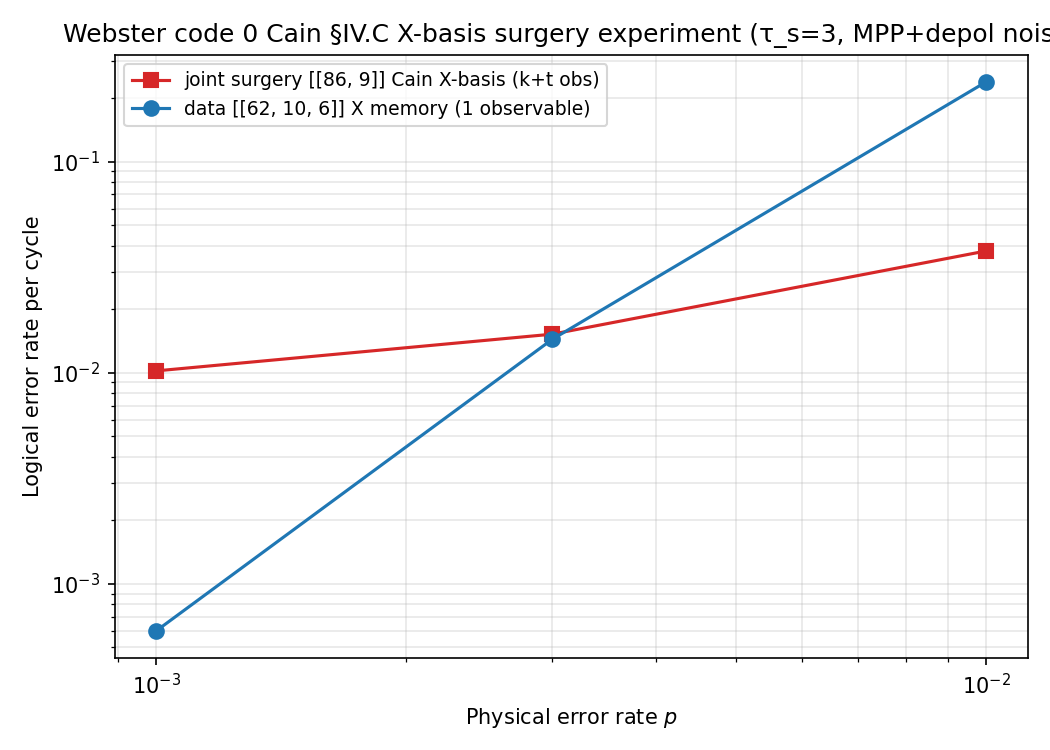

Write Python code to recreate this figure.
"""Full Cain et al. (arXiv:2503.10390) §IV.C surgery experiment for Webster code 0.

X-basis experiment:
  - Data qubits Q: init |+⟩ (RX), measure X (MX)
  - Ancilla qubits Q' (κ + bridge): init |0⟩ (RZ), measure Z (MZ)
  - Run τ_s rounds of merged-code stabilizer measurement (via MPP)
  - k + t logical observables:
      * k observables = final M_X parities on supp(X̄_i) for each data X-logical
      * t observables = "target operators" = first-cycle parities of merged-code
        X-checks (chi rows + U_B path stabs). For our t=1 surgery, this is
        XOR of all first-round chi^(1) + chi^(2) + U_B X-stab outcomes,
        which by Cross §3.6 formula equals the X̄_1 X̄_2 eigenvalue.

Detectors:
  - First round X-stabs that touch ONLY data qubits: +1 deterministic given
    |+⟩^n_data init → 1-rec detector.
  - All other first-round X-stabs (chi, U_B): outcomes are random (ancilla |0⟩
    is not X-eigenstate) → NO first-round detector.
  - Round 2..R X-stabs: 2-rec detector comparing to previous round.
  - First round Z-stabs: random outcomes (|+⟩^n_data is not Z-eigenstate),
    no detector. Round 2+ Z-stabs: 2-rec comparison.

Noise model: per-gate depolarizing applied via DepolarizingNoiseModel(p).
"""

from __future__ import annotations

import argparse
import os
import time
from pathlib import Path

import matplotlib.pyplot as plt
import numpy as np
import sinter
import stim

from qldpc import circuits, codes, decoders
from qldpc.codes.surgery import (
    _build_bridge_via_skiptree,
    _build_generalised_bicycle_code,
    _stitch_gadgets_with_bridge,
    boost_gadget_cheeger_combinatorial,
    build_layered_surgery_code,
    load_webster_seed_set,
)
from qldpc.objects import Pauli


def _seed_to_vec(seed: dict, l: int) -> np.ndarray:
    v = np.zeros(2 * l, dtype=np.int_)
    for i in seed["L_support"]:
        v[i] = 1
    for i in seed["R_support"]:
        v[l + i] = 1
    return v


def build_webster_setup() -> tuple[codes.CSSCode, codes.CSSCode, np.ndarray, np.ndarray, int]:
    """Build Webster code 0 + joint surgery code. Returns
    (data_code, joint_code, op1, op2, n_data).
    """
    data = load_webster_seed_set(0)
    data_code = _build_generalised_bicycle_code(
        l=data["l"], A_set=data["A"], B_set=data["B"]
    )
    x_seeds = [s for s in data["seeds"] if s["pauli_type"] == "X"]
    op1 = _seed_to_vec(x_seeds[0], data["l"])
    op2 = _seed_to_vec(x_seeds[1], data["l"])
    m1, l1 = build_layered_surgery_code(
        data_code, op1, num_layers=1, validate_logical_op=False
    )
    m2, l2 = build_layered_surgery_code(
        data_code, op2, num_layers=1, validate_logical_op=False
    )
    m1b, l1b, _ = boost_gadget_cheeger_combinatorial(
        m1, l1, target_h=1.0, max_extra_qubits=10, seed=42
    )
    m2b, l2b, _ = boost_gadget_cheeger_combinatorial(
        m2, l2, target_h=1.0, max_extra_qubits=10, seed=42
    )
    bridge = _build_bridge_via_skiptree(l1b, l2b)
    joint, _ = _stitch_gadgets_with_bridge(
        data_code, m1b, l1b, m2b, l2b, bridge, pauli_type=Pauli.X
    )
    return data_code, joint, op1, op2, data_code.num_qubits


def _build_mpp_targets(stab_row: np.ndarray, basis: str) -> list[stim.GateTarget]:
    """Build Stim MPP targets for a stabilizer row in given basis."""
    targets = []
    nonzero = np.flatnonzero(stab_row)
    for k, q in enumerate(nonzero):
        if basis == "X":
            targets.append(stim.target_x(int(q)))
        else:
            targets.append(stim.target_z(int(q)))
        if k < len(nonzero) - 1:
            targets.append(stim.target_combiner())
    return targets


def build_cain_x_basis_circuit(
    joint_code: codes.CSSCode,
    data_code: codes.CSSCode,
    n_data: int,
    num_rounds: int,
    noise_p: float,
) -> stim.Circuit:
    """Build full Cain X-basis surgery experiment circuit.

    Layout:
      - Qubits 0..n_data-1 = data (RX init, MX final)
      - Qubits n_data..n_total-1 = ancilla κ + bridge (RZ init, MZ final)

    Stabilizer measurements via MPP gates (noiseless extraction). Noise
    is injected via `DEPOLARIZE1(p)` on every qubit between rounds (idle
    noise), plus `Z_ERROR(p)` after RX/RZ and before MX/MZ (init/measure
    flip noise).
    """
    n_total = joint_code.num_qubits
    n_anc = n_total - n_data

    HX = np.asarray(joint_code.matrix_x).astype(np.int_)
    HZ = np.asarray(joint_code.matrix_z).astype(np.int_)

    # Identify which X-stabs are "pure data" (no ancilla support).
    # These have deterministic +1 outcome under |+⟩^n_data init.
    x_pure_data_mask = ~np.any(HX[:, n_data:] != 0, axis=1)

    # Target operator extraction: per Cross §3.6 formula α* = (0 on
    # data X-stabs, 1 on chi rows + U_B). For our joint code, the chi
    # rows are HX rows with X support on ancilla but NOT on bridge-only.
    # Simplest: target = XOR of ALL non-pure-data X-stabs = XOR of HX
    # rows that touch ancilla or bridge.
    # By Cross §3.6 formula, this XOR equals X̄_1 X̄_2 eigenvalue of data.
    x_target_mask = ~x_pure_data_mask

    data_qubits = list(range(n_data))
    anc_qubits = list(range(n_data, n_total))

    circ = stim.Circuit()

    # Initialization: data in |+⟩, ancilla in |0⟩.
    circ.append("RX", data_qubits)
    if anc_qubits:
        circ.append("RZ", anc_qubits)
    # Init noise (Z error on |+⟩ = bit flip in X basis; X error on |0⟩ = bit flip in Z basis).
    if noise_p > 0:
        circ.append("Z_ERROR", data_qubits, noise_p)
        if anc_qubits:
            circ.append("X_ERROR", anc_qubits, noise_p)

    # Track measurement record indices for stabs across rounds.
    x_stab_records: list[list[int]] = []  # [round][stab_idx]
    z_stab_records: list[list[int]] = []

    for round_idx in range(num_rounds):
        # Idle noise before stab measurements (one round of decoherence).
        if noise_p > 0:
            circ.append("DEPOLARIZE1", list(range(n_total)), noise_p)

        # Measure X-stabs.
        cur_x = []
        for stab_idx, stab in enumerate(HX):
            targets = _build_mpp_targets(stab, "X")
            if not targets:
                continue
            circ.append("MPP", targets)
            cur_x.append(circ.num_measurements - 1)
        x_stab_records.append(cur_x)

        # Measure Z-stabs.
        cur_z = []
        for stab in HZ:
            targets = _build_mpp_targets(stab, "Z")
            if not targets:
                continue
            circ.append("MPP", targets)
            cur_z.append(circ.num_measurements - 1)
        z_stab_records.append(cur_z)

        # Detectors.
        if round_idx == 0:
            # First round: only pure-data X-stabs have deterministic
            # +1 outcome under |+⟩^n_data init.
            for stab_idx, rec_idx in enumerate(cur_x):
                if x_pure_data_mask[stab_idx]:
                    offset = rec_idx - circ.num_measurements
                    circ.append(
                        "DETECTOR",
                        [stim.target_rec(offset)],
                    )
        else:
            # Subsequent rounds: compare each X-stab and Z-stab to prev.
            prev_x = x_stab_records[round_idx - 1]
            for cur_rec, prev_rec in zip(cur_x, prev_x):
                off_cur = cur_rec - circ.num_measurements
                off_prev = prev_rec - circ.num_measurements
                circ.append(
                    "DETECTOR",
                    [stim.target_rec(off_cur), stim.target_rec(off_prev)],
                )
            prev_z = z_stab_records[round_idx - 1]
            for cur_rec, prev_rec in zip(cur_z, prev_z):
                off_cur = cur_rec - circ.num_measurements
                off_prev = prev_rec - circ.num_measurements
                circ.append(
                    "DETECTOR",
                    [stim.target_rec(off_cur), stim.target_rec(off_prev)],
                )

    # Final measurements: data in X, ancilla in Z.
    # Measurement noise: flip with prob p.
    if noise_p > 0:
        circ.append("Z_ERROR", data_qubits, noise_p)
        if anc_qubits:
            circ.append("X_ERROR", anc_qubits, noise_p)
    data_mx_record_base = circ.num_measurements
    circ.append("MX", data_qubits)
    if anc_qubits:
        circ.append("MZ", anc_qubits)

    # Final-round detectors using M_X on data:
    # Final M_X on a data qubit = qubit's X eigenvalue at end. The XOR
    # over supp(X-stab) on data should equal the round-R X-stab outcome
    # (for X-stabs that only touch data, since ancilla part has no
    # support).  Skip for chi/path stabs that touch ancilla.
    final_round_x = x_stab_records[-1]
    for stab_idx, rec_idx in enumerate(final_round_x):
        if not x_pure_data_mask[stab_idx]:
            continue
        # XOR of final M_X records on this stab's support equals
        # round-R measurement of this X-stab.
        data_support = np.flatnonzero(HX[stab_idx, :n_data])
        targets = [
            stim.target_rec(data_mx_record_base + int(q) - circ.num_measurements)
            for q in data_support
        ]
        targets.append(
            stim.target_rec(rec_idx - circ.num_measurements)
        )
        circ.append("DETECTOR", targets)

    # Target observable (t=1): XOR of first-round X-stabs that touch ancilla.
    # Per Cross §3.6 formula α*, this XOR = X̄_1 X̄_2 eigenvalue.
    first_round_x = x_stab_records[0]
    target_records = []
    for stab_idx, rec_idx in enumerate(first_round_x):
        if x_target_mask[stab_idx]:
            target_records.append(
                stim.target_rec(rec_idx - circ.num_measurements)
            )
    circ.append("OBSERVABLE_INCLUDE", target_records, [0])

    # k data X̄ observables: XOR of final M_X on supp(X̄_i) for each data X-logical.
    data_x_logicals = np.asarray(data_code.get_logical_ops(Pauli.X)).astype(np.int_)
    for i, lop in enumerate(data_x_logicals):
        targets = [
            stim.target_rec(data_mx_record_base + int(q) - circ.num_measurements)
            for q in np.flatnonzero(lop)
        ]
        circ.append("OBSERVABLE_INCLUDE", targets, [i + 1])

    return circ


def main() -> None:
    parser = argparse.ArgumentParser()
    parser.add_argument("--quick", action="store_true")
    parser.add_argument("--num-rounds", type=int, default=3)
    args = parser.parse_args()

    print("Building Webster code 0 + joint surgery code...")
    data_code, joint, op1, op2, n_data = build_webster_setup()
    print(f"  data: [[{data_code.num_qubits}, {data_code.dimension}]]")
    print(f"  joint: [[{joint.num_qubits}, {joint.dimension}]]\n")

    # Verify circuit at p=0 is deterministic (sanity check).
    print("Sanity: verifying noiseless circuit is detector-deterministic...")
    test_circ = build_cain_x_basis_circuit(
        joint, data_code, n_data, num_rounds=args.num_rounds, noise_p=0.0,
    )
    try:
        test_circ.detector_error_model(decompose_errors=False)
        print("  ✓ Noiseless circuit accepted by Stim DEM\n")
    except Exception as e:
        print(f"  ✗ Noiseless circuit FAILED DEM: {e}\n")
        return

    if args.quick:
        error_rates = [1e-3, 3e-3, 1e-2]
        max_shots = 5_000
        max_errors = 50
    else:
        error_rates = list(np.logspace(-3.5, -1.5, 7))
        max_shots = 50_000
        max_errors = 100

    # Run Cain X-basis experiment for joint code at each p.
    # For data baseline, use qldpc's standard X-memory experiment with 1 observable.
    tasks = []
    for p in error_rates:
        circ = build_cain_x_basis_circuit(
            joint, data_code, n_data, num_rounds=args.num_rounds, noise_p=p,
        )
        tasks.append(sinter.Task(circuit=circ, json_metadata={"code": "joint", "p": p}))

        noise = circuits.DepolarizingNoiseModel(p, include_idling_error=False)
        data_circ = circuits.get_memory_experiment(
            data_code, basis=Pauli.X, num_rounds=args.num_rounds, noise_model=noise,
        )
        # Strip to 1 observable for data baseline.
        new_circ = stim.Circuit()
        kept = False
        for inst in data_circ.flattened():
            if inst.name == "OBSERVABLE_INCLUDE":
                if kept:
                    continue
                new_circ.append("OBSERVABLE_INCLUDE", inst.targets_copy(), [0])
                kept = True
            else:
                new_circ.append(inst.name, inst.targets_copy(), inst.gate_args_copy())
        tasks.append(sinter.Task(circuit=new_circ, json_metadata={"code": "data", "p": p}))

    num_workers = max(1, (os.cpu_count() or 4) - 1)
    print(f"Running sinter with {num_workers} workers, {len(tasks)} tasks...")
    t0 = time.time()
    stats = sinter.collect(
        tasks=tasks,
        decoders=["bp_osd"],
        custom_decoders={"bp_osd": decoders.SinterDecoder(with_BP_OSD=True)},
        num_workers=num_workers,
        max_shots=max_shots,
        max_errors=max_errors,
        print_progress=True,
    )
    print(f"\nSweep complete in {time.time() - t0:.1f}s\n")

    by_code: dict[str, list[tuple[float, float, int, int]]] = {}
    for s in stats:
        label = s.json_metadata["code"]
        p = float(s.json_metadata["p"])
        if s.shots == 0:
            continue
        ler = s.errors / s.shots
        by_code.setdefault(label, []).append((p, ler, s.shots, s.errors))

    fig, ax = plt.subplots(figsize=(7, 5))
    colors = {"data": "tab:blue", "joint": "tab:red"}
    markers = {"data": "o", "joint": "s"}
    labels = {
        "data": "data [[62, 10, 6]] X memory (1 observable)",
        "joint": "joint surgery [[86, 9]] Cain X-basis (k+t obs)",
    }
    for code_label, data in by_code.items():
        data.sort()
        ps = [d[0] for d in data]
        lers = [d[1] for d in data]
        ax.loglog(
            ps, lers,
            marker=markers[code_label],
            color=colors[code_label],
            label=labels[code_label],
            linewidth=1.5,
            markersize=7,
        )
        print(f"{code_label}:")
        for p, ler, sh, err in data:
            print(f"  p={p:.4f}, LER={ler:.5f}, errors={err}/{sh}")

    ax.set_xlabel("Physical error rate $p$")
    ax.set_ylabel("Logical error rate per cycle")
    ax.set_title(
        f"Webster code 0 Cain §IV.C X-basis surgery experiment "
        f"(τ_s={args.num_rounds}, MPP+depol noise)"
    )
    ax.grid(True, which="both", alpha=0.3)
    ax.legend(loc="best", fontsize=9)
    fig.tight_layout()
    out = Path(__file__).parent / "cain_fig1b_full_protocol.png"
    fig.savefig(out, dpi=150)
    print(f"\nPlot saved to {out}")


if __name__ == "__main__":
    main()
